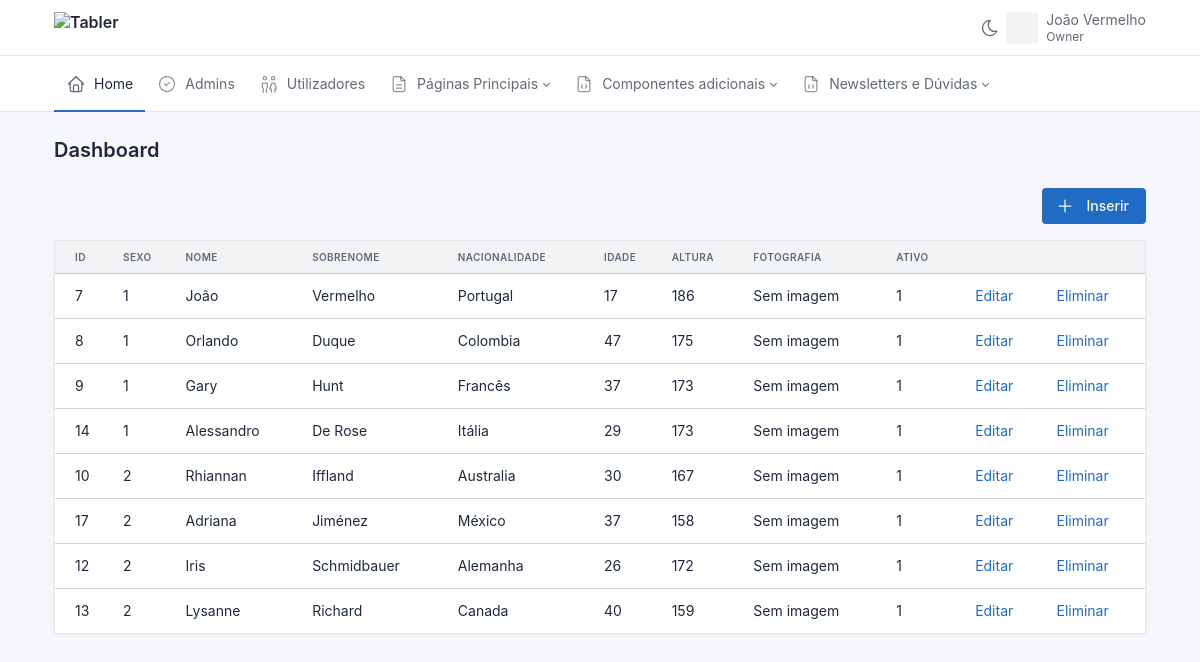
/admin/demo/atleta/index.php (signed in), run on the app's committed database.
### tables this page shows
CREATE TABLE `atleta` (
  `id` int(11) NOT NULL,
  `sexo` tinyint(1) NOT NULL,
  `nome` varchar(30) NOT NULL,
  `sobrenome` varchar(30) NOT NULL,
  `nacionalidade` varchar(30) NOT NULL,
  `idade` tinyint(2) NOT NULL,
  `altura` int(3) NOT NULL,
  `fotografia` varchar(50) DEFAULT NULL,
  `ativo` tinyint(1) NOT NULL
);

### include/config.inc.php (called while the page is built, shortened)
<?php
global $arrConfig;
$arrConfig['servername'] ='localhost';
$arrConfig['username'] ='root';
$arrConfig['password']='';
$arrConfig['dbname']='divinghigh_db';
$arrConfig['isLoginKey'] = 'asfafwafsa';
$arrConfig['url_site']='http://localhost/divinghigh';
$arrConfig['dir_site']='/Applications/XAMPP/xamppfiles/htdocs/divinghigh';
$arrConfig['url_admin']=$arrConfig['url_site'].'/admin/demo';
$arrConfig['dir_admin']=$arrConfig['dir_site'].'/admin/demo';
$arrConfig['dir_fotos']=$arrConfig['dir_site'].'/upload';
$arrConfig['url_fotos']=$arrConfig['url_site'].'/upload';
$arrConfig['fotos_auth'] = array ('image/jpeg', 'image/jpg', 'image/png', 'image/gif');
$arrConfig['fotos_maxUpload'] = 3000000;
$arrConfig['files_auth'] = array ('application/pdf');
$arrConfig['files_maxUpload'] = 10000000;
$arrConfig['num_reg_pagina'] = 25;
include_once $arrConfig['dir_site'].'/include/db.inc.php';

### include/db.inc.php (called while the page is built, shortened)
<?php
$arrConfig['conn'] = my_connect($arrConfig);
function my_connect($arrConfig) {
	$conn = new mysqli($arrConfig['servername'], $arrConfig['username'], $arrConfig['password'], $arrConfig['dbname']);
	$conn->set_charset('utf8');
	return $conn;
}
function my_query($sql, $debug=0) {
	global $arrConfig;
	$result = $arrConfig['conn']->query($sql);
	if(isset($result->num_rows)) {
		$arrRes = array();
		if ($result->num_rows > 0) {
		    while($row = $result->fetch_assoc()) {
		        $arrRes[] = $row;
		    }
		}
		return $arrRes;
	}
	else if ($result === TRUE) {
		if($last_id = $arrConfig['conn']->insert_id) {
			return $last_id;
		}
		return 1;
	}
	return 0;
}
?>

### admin/demo/include/db/listagem.php (the view, shortened to what this page needs)
<?php
$strWherePai = 'WHERE 1=1 ';
$arrKey = array();
foreach($arrDados['campos'] as $k => $v) {
    if(isset($v['key'])) {
        if($v['key']) {
            $arrKey[] = $k;
        }
    }
}
$query = 'SELECT * FROM ' . $arrDados['tabela'] . ' ' . $strWherePai . ' ORDER BY '. $arrDados['tabela_ordem_listagem'];
$res = my_query($query);
$numRegistos = count($res);
$flagApagarRegistos = true;
?>
<?php if(!isset($arrDados['insert'])) {?>
    <div class="col-12 col-md-auto ms-auto d-print-none">
                <div class="btn-list">
                  <a href="<?php echo $arrDados['tabela'] ?>/index.php?n=inserir" class="btn btn-primary d-none d-sm-inline-block">
                    Inserir
                  </a>
                </div>
              </div>
<?php } ?>
<?php
if($numRegistos > 0) {
    ?>
    <div class="col-12">
                <div class="card">
                  <div class="table-responsive">
    <table class="table table-vcenter card-table">
        <thead>
            <tr>
                <?php
                foreach($arrDados['campos'] as $k => $v) {
                    if($v['listagem']) {
                        echo '<th class="th">'.$v['legenda'].'</th>';
                    }
                }
                ?>
                <?php if(!isset($arrDados['edit'])) {?>
                <th class="th"></th>
                <?php } ?>
                <th class="th"></th>
            </tr>
        </thead>
        <?php
        for($i=0; $i<$numRegistos; $i++) {
            $strKey = '';
            foreach($arrKey as $k => $v) {
                $strKey .= '&'.$v.'='.$res[$i][$v];
            }
            ?>
            <tr>
                <tbody>
                <?php
                foreach($arrDados['campos'] as $k => $v) {
                    if($v['listagem']) {
                        if($v['tipo'] == 'imagem') {
                            if(is_file($arrConfig['dir_fotos'].'/'.$v['pastaImagens'].'/'.$res[$i][$k])) {
                                echo '<td><img class="avatar" height="50" src="'.$arrConfig['url_fotos'].'/'.$v['pastaImagens'].'/'.$res[$i][$k].'"></td>';
                            } else {
                                echo '<td>Sem imagem</td>';
                            }
                        } elseif($v['tipo'] == 'ficheiro') {
                            if(is_file($arrConfig['dir_fotos'].'/'.$v['pastaImagens'].'/'.$res[$i][$k])) {
                                echo '<td><a target="_blank" href="'.$arrConfig['url_fotos'].'/'.$v['pastaImagens'].'/'.$res[$i][$k].'">Download Ficheiro</a></td>';
                            } else {
                                echo '<td>Sem ficheiro</td>';
                            }
                        } else {
                            echo '<td>'.$res[$i][$k].'</td>';
                        }
                    }
                }
                ?>
                <?php if(!isset($arrDados['edit'])) {?>
                <td align="center">
                    <a href="<?php echo $arrDados['tabela'] ?>/index.php?n=editar<?php echo $strKey; ?>"> Editar </a>
                </td>
                <?php } ?>
                <td align="center">
                    <?php
                    if($flagApagarRegistos) {
                        ?>
                        <a href="<?php echo $arrDados['tabela'] ?>/index.php?n=eliminar<?php echo $strKey; ?>"> Eliminar </a>
                        <?php
                    }
                    ?>
                </td>
            </tbody>
            </tr>
        <?php
        }
        ?>
    </table>
    <?php
} else {
    echo '   <div class="col-12">
    <div class="card">';
    echo "Não existem registos para a tabela.";
    echo '</div></div> ';
}
?>

### admin/demo/atleta/index.php (shortened to what this page needs)
<?php
include '../../../include/config.inc.php';
?>
<!DOCTYPE html>
<html lang="en">
<head><base href="../">
    <link href="<?php echo $arrConfig['url_admin'] ?>/../dist/css/tabler.min.css" rel="stylesheet"/>
    <link href="<?php echo $arrConfig['url_admin'] ?>/../dist/css/tabler-flags.min.css" rel="stylesheet"/>
    <link href="<?php echo $arrConfig['url_admin'] ?>/../dist/css/tabler-payments.min.css" rel="stylesheet"/>
    <link href="<?php echo $arrConfig['url_admin'] ?>/../dist/css/tabler-vendors.min.css" rel="stylesheet"/>
    <link href="<?php echo $arrConfig['url_admin'] ?>/../dist/css/demo.min.css" rel="stylesheet"/></head>
<body>
    <div class="page">
      <?php include '../include/menu.inc.php' ?>
      <div class="page-wrapper">
        <div class="container-xl">
          <div class="page-header d-print-none">
            <div class="row g-2 align-items-center">
              <div class="col">
                <h2 class="page-title">
                  Dashboard
                </h2>
              </div>
            </div>
          </div>
        </div>
        <div class="page-wrapper">
        <div class="page-body">
          <div class="container-xl">
            <div class="row row-cards">
    <?php
    include 'dados.inc.php';
    switch($_GET['n']) {
        case 'listagem':
                        include $arrConfig['dir_admin'].'/include/db/listagem.php';
                        break;
    }
    ?>
</body>
</html>

### admin/demo/include/menu.inc.php (shortened to what this page needs)
<header class="navbar navbar-expand-md navbar-light d-print-none">
        <div class="container-xl">
          <h1 class="navbar-brand navbar-brand-autodark d-none-navbar-horizontal pe-0 pe-md-3">
            <a href=".">
              <img src="<?php echo $arrConfig['url_site'].'/assets/img/logo/divinghigh-logoWBG.png' ?>" width="110" height="32" alt="Tabler" class="navbar-brand-image">
            </a>
          </h1>
          <div class="navbar-nav flex-row order-md-last">
            <div class="d-none d-md-flex">
              <a href="?theme=dark" class="nav-link px-0 hide-theme-dark" title="Enable dark mode" data-bs-toggle="tooltip" data-bs-placement="bottom">
              </a>
            </div>
            <div class="nav-item dropdown">
              <a href="#" class="nav-link d-flex lh-1 text-reset p-0" data-bs-toggle="dropdown" aria-label="Open user menu">
                <span class="avatar avatar-sm" style="background-image: url(<?php echo $arrConfig['url_site'].'/upload/equipa/utilizadores_628f5d06930c7.png' ?>)"></span>
                <div class="d-none d-xl-block ps-2">
                  <div>João Vermelho</div>
                  <div class="mt-1 small text-muted">Owner</div>
                </div>
              </a>
            </div>
          </div>
        </div>
        </header>
        <div class="navbar-expand-md">
        <div class="collapse navbar-collapse" id="navbar-menu">
          <div class="navbar navbar-light">
            <div class="container-xl">
              <ul class="navbar-nav">
                <li class="nav-item active">
                  <a class="nav-link" href="./index.php" >
                    <span class="nav-link-icon d-md-none d-lg-inline-block">
                    </span>
                    <span class="nav-link-title">
                      Home
                    </span>
                  </a>
                </li>
                <li class="nav-item">
                  <a class="nav-link" href="<?php echo $arrConfig['url_admin']?>/admin" >
                    <span class="nav-link-icon d-md-none d-lg-inline-block">
                    </span>
                    <span class="nav-link-title">
                      Admins
                    </span>
                  </a>
                </li>
                <li class="nav-item">
                  <a class="nav-link" href="<?php echo $arrConfig['url_admin']?>/utilizadores" >
                    <span class="nav-link-icon d-md-none d-lg-inline-block">
                </span>
                    <span class="nav-link-title">
                      Utilizadores
                    </span>
                  </a>
                </li>
                <li class="nav-item dropdown">
                  <a class="nav-link dropdown-toggle" href="#navbar-base" data-bs-toggle="dropdown" data-bs-auto-close="outside" role="button" aria-expanded="false" >
                    <span class="nav-link-icon d-md-none d-lg-inline-block">
                    </span>
                    <span class="nav-link-title">
                      Páginas Principais
                    </span>
                  </a>
                </li>
                <li class="nav-item dropdown">
                  <a class="nav-link dropdown-toggle" href="#navbar-base" data-bs-toggle="dropdown" data-bs-auto-close="outside" role="button" aria-expanded="false" >
                    <span class="nav-link-icon d-md-none d-lg-inline-block">
                    </span>
                    <span class="nav-link-title">
                      Componentes adicionais
                    </span>
                  </a>
                </li>
                <li class="nav-item dropdown">
                  <a class="nav-link dropdown-toggle" href="#navbar-base" data-bs-toggle="dropdown" data-bs-auto-close="outside" role="button" aria-expanded="false" >
                    <span class="nav-link-icon d-md-none d-lg-inline-block">
                    </span>
                    <span class="nav-link-title">
                      Newsletters e Dúvidas
                    </span>
                  </a>
                </li>
            </div>
          </div>
        </div>
      </div>

### data on the page
atleta: id "7", sexo "1", nome "João", sobrenome "Vermelho", nacionalidade "Portugal", idade "17", altura "186", ativo "1"
atleta: id "8", sexo "1", nome "Orlando", sobrenome "Duque", nacionalidade "Colombia", idade "47", altura "175", ativo "1"
atleta: id "9", sexo "1", nome "Gary", sobrenome "Hunt", nacionalidade "Francês", idade "37", altura "173", ativo "1"
atleta: id "14", sexo "1", nome "Alessandro", sobrenome "De Rose", nacionalidade "Itália", idade "29", altura "173", ativo "1"
atleta: id "10", sexo "2", nome "Rhiannan", sobrenome "Iffland", nacionalidade "Australia", idade "30", altura "167", ativo "1"
atleta: id "17", sexo "2", nome "Adriana", sobrenome "Jiménez", nacionalidade "México", idade "37", altura "158", ativo "1"
atleta: id "12", sexo "2", nome "Iris", sobrenome "Schmidbauer", nacionalidade "Alemanha", idade "26", altura "172", ativo "1"
atleta: id "13", sexo "2", nome "Lysanne", sobrenome "Richard", nacionalidade "Canada", idade "40", altura "159", ativo "1"

### other printed values
$v['legenda'] "ID"
$v['legenda'] "SEXO"
$v['legenda'] "NOME"
$v['legenda'] "SOBRENOME"
$v['legenda'] "NACIONALIDADE"
$v['legenda'] "IDADE"
$v['legenda'] "ALTURA"
$v['legenda'] "FOTOGRAFIA"
$v['legenda'] "ATIVO"
